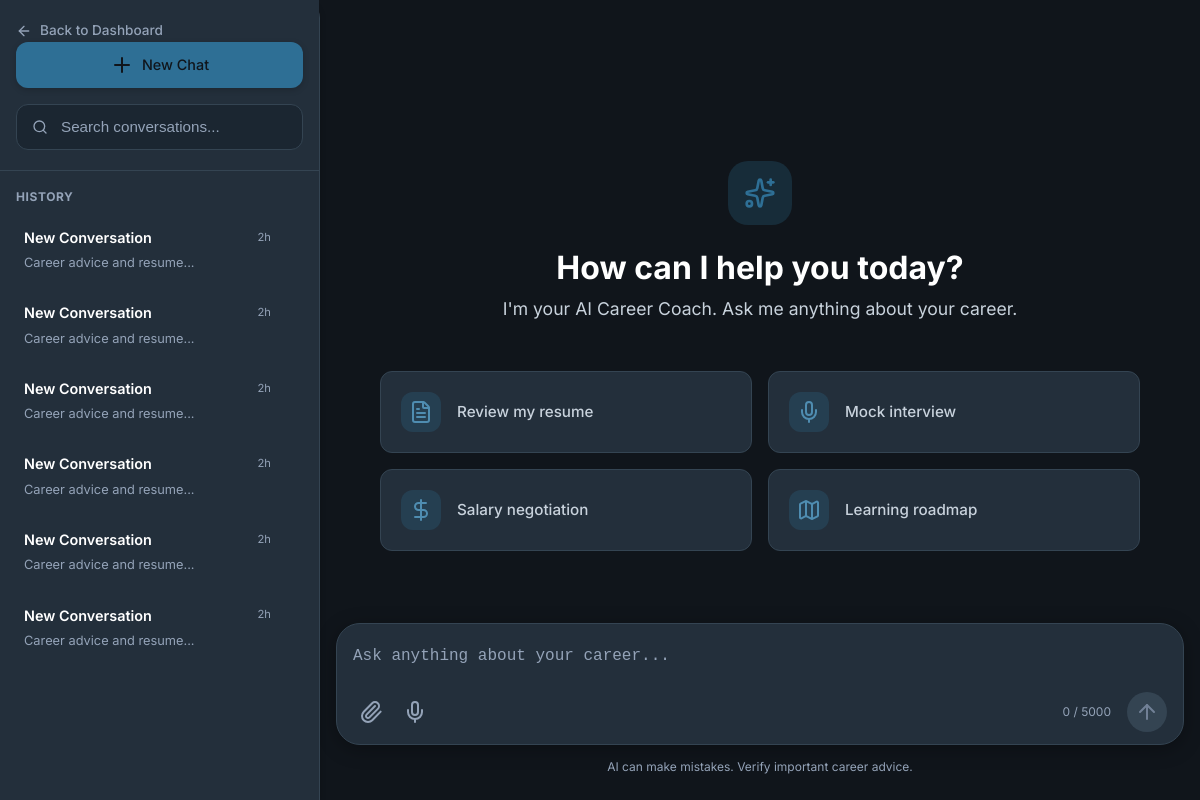
Page /chat/ (signed in) on the committed database.
### tables this page shows
CREATE TABLE chat_sessions (
            session_id TEXT PRIMARY KEY,
            user_id INTEGER NOT NULL,
            title TEXT DEFAULT 'New Conversation',
            is_pinned INTEGER DEFAULT 0,
            is_archived INTEGER DEFAULT 0,
            created_at TIMESTAMP DEFAULT CURRENT_TIMESTAMP,
            updated_at TIMESTAMP DEFAULT CURRENT_TIMESTAMP,
            FOREIGN KEY (user_id) REFERENCES users(id) ON DELETE CASCADE
        );

### backend/routes/chat.py (the view)
@chat_bp.route('/')
@login_required
def index():
    user_id = session['user_id']
    session_id = request.args.get('session_id')
    if not session_id:
        session_id = ChatModel.generate_session_id()
    messages = ChatModel.get_session(session_id)
    sessions = ChatModel.get_user_sessions(user_id, module='career_coach')
    suggestions = get_suggested_questions('general')
    return render_template('chat/index.html',
                         session_id=session_id,
                         messages=messages,
                         sessions=sessions,
                         suggestions=suggestions)

### backend/database/db.py (called while the page is built)
def get_db_path() -> str:
    base_dir = os.path.dirname(os.path.dirname(os.path.dirname(os.path.abspath(__file__))))
    return os.path.join(base_dir, DATABASE_PATH)

def get_connection(db_path: Optional[str] = None) -> sqlite3.Connection:
    path = db_path or get_db_path()
    conn = sqlite3.connect(path)
    conn.row_factory = sqlite3.Row
    conn.execute("PRAGMA foreign_keys = ON")
    conn.execute("PRAGMA journal_mode = WAL")
    return conn

@contextmanager
def get_db(db_path: Optional[str] = None):
    conn = get_connection(db_path)
    try:
        yield conn
        conn.commit()
    except Exception:
        conn.rollback()
        raise
    finally:
        conn.close()

def execute_query(query: str, params: tuple = (), db_path: Optional[str] = None) -> list[dict]:
    from backend.utils.logger import db_logger
    import time
    start = time.time()
    with get_db(db_path) as db:
        cursor = db.execute(query, params)
        rows = cursor.fetchall()
        duration = int((time.time() - start) * 1000)
        table = query.split('FROM')[1].split('WHERE')[0].strip() if 'FROM' in query else 'unknown'
        log_msg = f"\n[DB]\nSELECT\n{table}\nRows:{len(rows)}\n{duration} ms"
        db_logger.info(log_msg)
        return [dict(row) for row in rows]

### backend/models/chat.py (called while the page is built)
    @staticmethod
    def get_session(session_id: str) -> list[dict]:
        return execute_query(
            "SELECT * FROM chat_history WHERE session_id = ? ORDER BY created_at ASC",
            (session_id,)
        )

    @staticmethod
    def get_user_sessions(user_id: int, module: str = None) -> list[dict]:
        return execute_query(
            """
            SELECT
                cs.session_id,
                cs.title,
                cs.is_pinned,
                cs.is_archived,
                cs.created_at as session_created_at,
                cs.updated_at,
                MIN(ch.created_at) as started_at,
                MAX(ch.created_at) as last_message,
                COUNT(ch.id) as message_count
            FROM chat_sessions cs
            LEFT JOIN chat_history ch ON cs.session_id = ch.session_id
            WHERE cs.user_id = ? AND cs.is_archived = 0
            GROUP BY cs.session_id
            ORDER BY cs.is_pinned DESC, cs.updated_at DESC
            """,
            (user_id,)
        )

    @staticmethod
    def generate_session_id() -> str:
        return str(uuid.uuid4())

### templates/chat/index.html (shortened to what this page needs)
{% extends "base.html" %}
{% block extra_css %}
<link rel="stylesheet" href="{{ url_for('static', filename='css/chat-premium.css') }}?v=2.2.0">
<link rel="stylesheet" href="https://cdnjs.cloudflare.com/ajax/libs/highlight.js/11.7.0/styles/atom-one-dark.min.css">
{% endblock %}
{% block body %}
<div class="chat-app-layout">
    <aside class="chat-app-sidebar">
        <div class="sidebar-header">
            <a href="{{ url_for('dashboard.index') }}" class="back-to-dash">
                <i data-lucide="arrow-left" style="width:16px;height:16px;"></i> Back to Dashboard
            </a>
            <button class="btn btn-primary w-100 mt-3 d-flex align-items-center justify-content-center gap-2 new-chat-btn" onclick="startNewChat()">
                <i data-lucide="plus"></i> New Chat
            </button>
            <div class="chat-search-wrapper mt-3">
                <input type="text" id="chatSearch" class="form-control" placeholder="Search conversations...">
            </div>
        </div>
        <div class="sidebar-conversations" id="chatSessionsList">
            {% if sessions %}
                <div class="chat-group-title">History</div>
                <div class="sessions-list">
                    {% for session_item in sessions %}
                    <a href="{{ url_for('chat.index', session_id=session_item.session_id) }}" class="session-card {% if session_item.session_id == session_id %}active{% endif %}" data-session-id="{{ session_item.session_id }}" data-title="{{ session_item.title|default('Conversation') }}">
                        <div class="session-card-content">
                            <div class="session-title-row">
                                <span class="session-title">
                                    {{ session_item.title|default('New Conversation') }}
                                </span>
                                <span class="session-time">2h</span>
                            </div>
                            <div class="session-preview">Career advice and resume...</div>
                        </div>
                    </a>
                    {% endfor %}
                </div>
            {% else %}
                <div class="text-muted text-center" style="font-size: 0.85rem; padding: 2rem 0;">No conversation history</div>
            {% endif %}
        </div>
    </aside>
    <main class="chat-app-main">
        <div class="chat-messages" id="chatMessages">
            {% if not messages %}
                <div class="chat-empty-state">
                    <div class="empty-icon-wrapper">
                        <i data-lucide="sparkles" style="width:32px;height:32px;color:var(--primary);"></i>
                    </div>
                    <h2>How can I help you today?</h2>
                    <p class="empty-subtitle">I'm your AI Career Coach. Ask me anything about your career.</p>
                    <div class="empty-suggestions">
                        <div class="suggestion-card" onclick="setPrompt('Can you review my resume for a Senior Software Engineer role?')">
                            <div class="sugg-icon"><i data-lucide="file-text"></i></div>
                            <div class="sugg-text">Review my resume</div>
                        </div>
                        <div class="suggestion-card" onclick="setPrompt('Let\'s do a mock interview for a Product Manager position.')">
                            <div class="sugg-icon"><i data-lucide="mic"></i></div>
                            <div class="sugg-text">Mock interview</div>
                        </div>
                        <div class="suggestion-card" onclick="setPrompt('What is the best way to negotiate a 20% salary increase?')">
                            <div class="sugg-icon"><i data-lucide="dollar-sign"></i></div>
                            <div class="sugg-text">Salary negotiation</div>
                        </div>
                        <div class="suggestion-card" onclick="setPrompt('Create a 3-month learning roadmap to transition to AI Engineering.')">
                            <div class="sugg-icon"><i data-lucide="map"></i></div>
                            <div class="sugg-text">Learning roadmap</div>
                        </div>
                    </div>
                </div>
            {% endif %}
        </div>
        <div class="chat-input-container">
            <div class="chat-input-box">
                <form id="chatForm" class="w-100">
                    <textarea id="chatInput" class="app-input-field" placeholder="Ask anything about your career..." rows="1" required></textarea>
                    <div class="input-actions-row">
                        <div class="input-tools">
                            <button type="button" class="tool-btn" title="Attach file"><i data-lucide="paperclip"></i></button>
                            <button type="button" class="tool-btn" title="Voice Input"><i data-lucide="mic"></i></button>
                        </div>
                        <div class="input-send-wrapper">
                            <span id="charCounter" class="char-counter">0 / 5000</span>
                            <button type="submit" id="sendBtn" class="send-btn circular" title="Send message" disabled>
                                <i data-lucide="arrow-up"></i>
                            </button>
                        </div>
                    </div>
                </form>
            </div>
            <div class="disclaimer-text">AI can make mistakes. Verify important career advice.</div>
        </div>
    </main>
</div>
{% endblock %}

### static/css/main.css (style rules this page uses)
:root { --primary: #2E6F95; --primary-light: #4F8DB1; --primary-dark: #1E5678; --primary-glow: rgba(46, 111, 149, 0.25); --accent: #D9A441; --accent-light: #E8C66D; --accent-dark: #B98524; --accent-glow: rgba(217, 164, 65, 0.20); --bg-primary: #10151B; --bg-secondary: #17212B; --bg-tertiary: #202B36; --bg-card: #232F3B; --bg-card-hover: #2A3847; --bg-input: #1B2631; --bg-glass: rgba(35, 47, 59, 0.70); --text-primary: #FFFFFF; --text-secondary: #C8D2DC; --text-tertiary: #94A3B8; --text-muted: #718096; --border: #344452; --border-light: rgba(255,255,255,0.05); --border-active: var(--primary); --ring-ats-start: #6366f1; --ring-ats-end: #8b5cf6; --ring-ai-start: #8b5cf6; --ring-ai-end: #ec4899; --ring-complete-start: #22c55e; --ring-complete-end: #16a34a; --border-focus: #4F8DB1; --success: #3BA55C; --warning: #F4B942; --danger: #E25555; --info: #5DA9E9; --shadow-sm: 0 2px 6px rgba(0,0,0,.18); --shadow-md: 0 8px 24px rgba(0,0,0,.28); --shadow-lg: 0 18px 50px rgba(0,0,0,.45); --shadow-glow: 0 0 35px rgba(46,111,149,.18); --shadow-card: inset 0 1px 0 rgba(255,255,255,.03); --glass-bg: rgba(35,47,59,.65); --glass-border: rgba(255,255,255,.08); --glass-blur: blur(24px); --font-primary: "Inter", -apple-system, BlinkMacSystemFont, "Segoe UI", sans-serif; --font-mono: "JetBrains Mono", monospace; --sidebar-width: 270px; --navbar-height: 72px; --radius-xs: 4px; --radius-sm: 8px; --radius-md: 12px; --radius-lg: 18px; --radius-xl: 24px; --radius-2xl: 32px; --radius-full: 999px; --transition-fast: .15s ease; --transition-normal: .30s ease; --transition-slow: .50s ease; --gradient-primary: linear-gradient( 135deg, #2E6F95 0%, #4F8DB1 100% ); --gradient-accent: linear-gradient( 135deg, #D9A441 0%, #E8C66D 100% ); --gradient-card: linear-gradient( 180deg, rgba(255,255,255,.03), rgba(255,255,255,.01) ); --gradient-bg: radial-gradient( circle at top right, rgba(46,111,149,.08), transparent 40% ), radial-gradient( circle at bottom left, rgba(217,164,65,.05), transparent 35% ); --btn-primary-bg: var(--gradient-primary); --btn-primary-hover: linear-gradient( 135deg, #3C7CA3, #5C99BD ); --btn-primary-text: #FFFFFF; --btn-secondary-bg: var(--gradient-accent); --btn-secondary-text: #1A1A1A; --hero-overlay: linear-gradient( 135deg, rgba(16,21,27,.92), rgba(23,33,43,.90) ); --chart-1: #2E6F95; --chart-2: #D9A441; --chart-3: #5DA9E9; --chart-4: #6BCB77; --chart-5: #F4B942; --chart-6: #E25555; --scrollbar-bg: #17212B; --scrollbar-thumb: #344452; --scrollbar-hover: #2E6F95; }
*, *::before, *::after { margin: 0; padding: 0; box-sizing: border-box; }
html { scroll-behavior: smooth; -webkit-font-smoothing: antialiased; -moz-osx-font-smoothing: grayscale; }
body { font-family: var(--font-primary); background: var(--bg-primary); color: var(--text-primary); line-height: 1.6; min-height: 100vh; overflow-x: hidden; }
a { color: var(--primary-light); text-decoration: none; transition: color var(--transition-fast); }
h1, h2, h3, h4, h5, h6 { font-weight: 700; line-height: 1.2; margin-bottom: 0.5em; color: var(--text-primary); }
h2 { font-size: 2rem; }
p { color: var(--text-secondary); margin-bottom: 1rem; }
.gap-2 { gap: 1rem; }

### static/css/components.css (style rules this page uses)
.btn { display: inline-flex; align-items: center; justify-content: center; gap: 0.5rem; padding: 0.65rem 1.5rem; font-family: var(--font-primary); font-size: 0.9rem; font-weight: 600; border: none; border-radius: var(--radius-sm); cursor: pointer; transition: all var(--transition-fast); text-decoration: none; white-space: nowrap; }
.btn-primary { background: var(--primary); color: var(--bg-primary); box-shadow: var(--shadow-sm); }

### static/css/pages.css (style rules this page uses)
.chat-messages { flex: 1; padding: 1.5rem; overflow-y: auto; }

### rows in the picture
chat_sessions: title "New Conversation"
chat_sessions: title "New Conversation"
chat_sessions: title "New Conversation"
chat_sessions: title "New Conversation"
chat_sessions: title "New Conversation"
chat_sessions: title "New Conversation"
